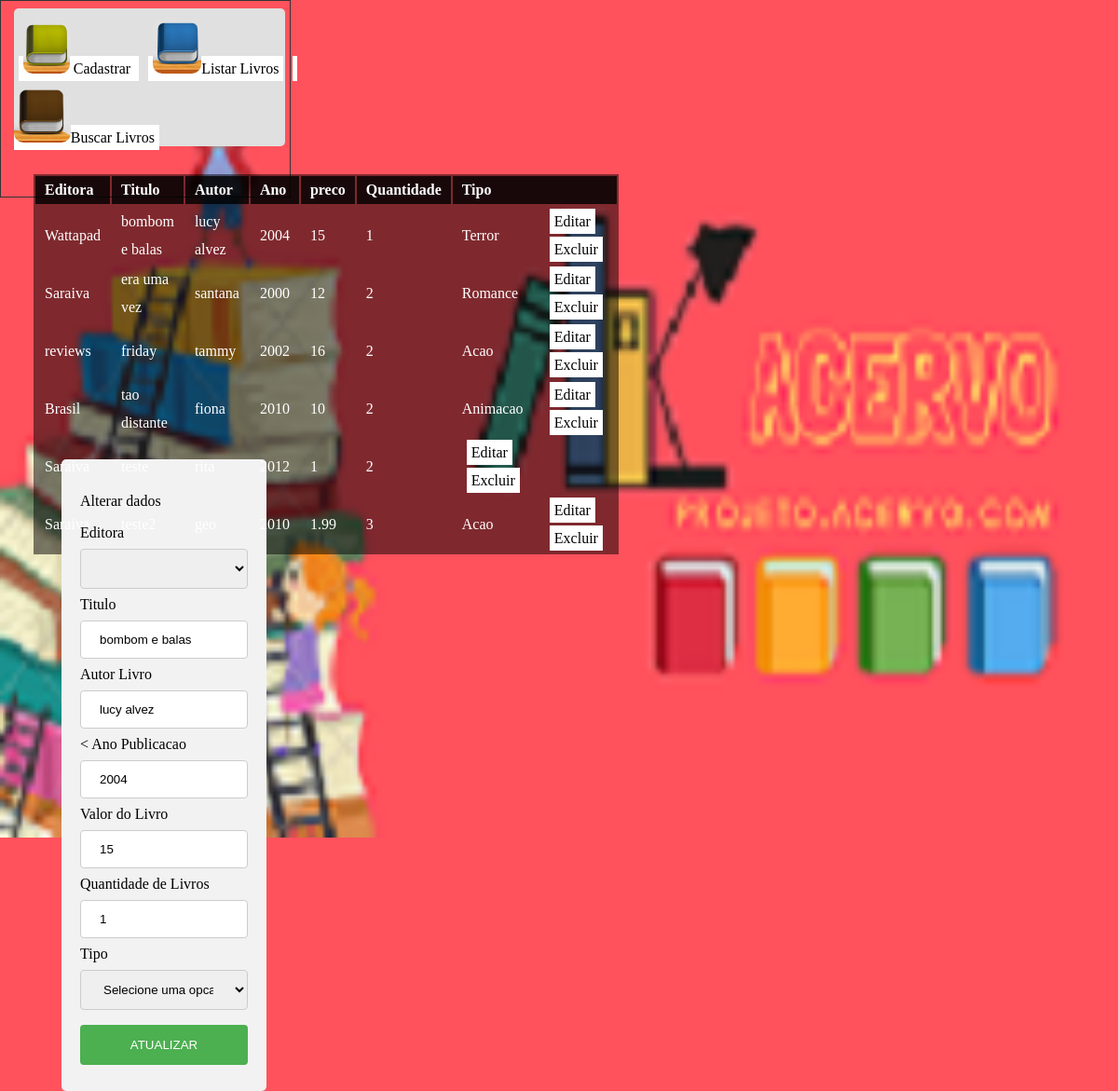
The page /paginas/pag2.php?id_up=10 on the database its author committed.
### tables this page shows
CREATE TABLE `editora` (
  `id` int(11) NOT NULL,
  `nome` varchar(60) NOT NULL
);

CREATE TABLE `acervo` (
  `id` int(11) NOT NULL,
  `idEditora` int(11) NOT NULL,
  `titulo` varchar(100) NOT NULL,
  `autor` varchar(60) NOT NULL,
  `ano` int(11) NOT NULL,
  `preco` float NOT NULL,
  `quantidade` int(11) NOT NULL,
  `tipo` int(11) NOT NULL
);

### classeinser.inc (called while the page is built, shortened)
<?php
Class inser{
	private $pdo;
	public function __construct($dbname, $host, $user, $senha)
    {
   	try{
		$this-> pdo = new PDO("mysql:dbname=".$dbname.";host=".$host,$user,$senha);
   	}
	catch(PDOException $e)
	{
		echo "Erro com banco de dados: ".$e->getMessage();
		exit();
	}
	catch(Exception $e)
	{
		echo "Erro generico: ".$e->getMessage();
		exit();
	}
}
	public function buscarDados()
	{
	$cmd=$this-> pdo->query("SELECT * FROM acervo ORDER BY titulo ");
	$res = $cmd -> fetchAll(PDO::FETCH_ASSOC);
		return $res;
	}
			public function buscarPuser()
	{
	$cmd=$this-> pdo->query("SELECT nome FROM editora");
	$res = $cmd -> fetchAll(PDO::FETCH_ASSOC);
		return $res;
	}
		public function buscarNedit($id)
	{
	$cmd=$this-> pdo->query("SELECT nome FROM editora WHERE id = $id");
	$res = $cmd -> fetchAll(PDO::FETCH_ASSOC);
		return $res;
	}
			public function buscarPval()
	{
	$cmd=$this-> pdo->query("SELECT id FROM editora");
	$res = $cmd -> fetchAll(PDO::FETCH_ASSOC);
		return $res;
	}
}
?>

### paginas/pag2.php (the view, shortened to what this page needs)
<?php
  require_once '../classeinser.inc';
  $p = new inser("pj_acervo_kaina","localhost","kaina","C0007");
?>
<!DOCTYPE html>
<html>
<head>
  <link rel="stylesheet" type="text/css" href="../estilo/estilo1.css">
   <link rel="stylesheet" type="text/css" href="../estilo/estilo2.css">
</head>
<body>
          <div class="MenuDois">
          <a id="bot" href="../index.php">
            <img class="minilivro" src="../imagem/minilivros2.jpg" height="60"/>  Cadastrar
          </a>
          <a id ="bot" href="./pag2.php">
            <img class="minilivro" src="../imagem/minilivros3.jpg" height="60"/>Listar Livros
          </a>
          <a id ="bot" href="./buscar.php">
            <img class="minilivro" src="../imagem/minilivros4.jpg" height="60"/>Buscar Livros
          </a>
          </div>
<?php
  if(isset($_GET['id_up']))
  {
    $idup = addslashes($_GET['id_up']);
    $res= $p->buscardadosacervo($idup);
  }
?>
<section id="direita">
  <table>
    <tr id="titulo">
		<td>Editora</td>
		<td>Titulo</td>
		<td>Autor</td>
		<td>Ano</td>
		<td>preco</td>
		<td>Quantidade</td>
		<td colspan="2">Tipo</td>
	</tr>
    <tr >
<?php
      $dados = $p-> buscarDados();
      if (count($dados)>0)
      {
        for ($i=0; $i < count($dados); $i++)
        {
              echo "<tr>";
              foreach ($dados[$i] as $k => $v)
              {
                      if (($k =="tipo" ))
                      {
                          switch ($v)
                          {
                              case '1':
                                   echo "<td>Romance</td>";
                              break;
                              case '2':
                                   echo "<td>Animacao</td>";
                              break;
                              case '3':
                                   echo "<td>Terror</td>";
                              break;
                              case '4':
                                   echo "<td>Acao</td>";
                              break;
                          }
                        }else if (($k =="idEditora" ))
                              {
                                $dadeditora = $p ->buscarNedit($v);
                                echo "<td>".$dadeditora [0]['nome']."</td>";
                      } else if (($k !="id" ))
                              {
                                echo "<td>".$v."</td>";
                               }
              }
?>
      <td>
            <a id="bot" href="pag2.php?id_up=<?php echo $dados[$i]['id'];?>">Editar</a>
            <a id="bot" href="pag2.php?id=<?php echo $dados[$i]['id'];?>">Excluir</a>
      </td>
<?php
      echo "</tr>";
    }
  }
  else
  {
    echo "<p id='centro'> Cadastratre!!!: <a href='index.php'>Cadastrar </p> </a>";
  }
?>
      </table>
</section>
<?php
       if(isset($res)){
  ?>
    <div id= "centro">
        <p>Alterar dados</p>
      <form method="POST">
        <label > Editora</label>
                  <select name="idedi">
                  <option></option>
          <?php
                    $dado = $p-> buscarPval();
                    $dados = $p-> buscarPuser();
                    if (count($dados)>0)
                    {
                      for ($i=0; $i < count($dado); $i++)
                      {
                         for ($i=0; $i < count($dados); $i++)
                           {
                               foreach ($dado[$i] as $s => $e)
                              {
                                   foreach ($dados[$i] as $k => $v)
                                  {
                                   echo"<option value='$e' > $v </option>";
                                   }
                              }
                           }
                      }
                    }
                ?>
              </select>
          <label >Titulo</label>
          <input type="text"
			id="titulo"
			name="titulo"
			placeholder="Digite o Titulo do livro"
			value="<?php if(isset($res)){echo $res['titulo'];}?>">
          <label >  Autor Livro </label>
          <input type="text"
			id="autor"
			name="autor"
			placeholder="Digite o nome do autor"
			value="<?php if(isset($res)){echo $res['autor'];}?>">
          < <label >Ano Publicacao</label>
          <input type="text"
			class="form-control"
			id="ano"
			name="ano"
			placeholder="Digite o ano ex.:2012"
			value="<?php if(isset($res)){echo $res['ano'];}?>">
          <label >Valor do Livro</label>
          <input type="text"
			class="form-control"
			id="valor"
			name="valor"
			placeholder="Valor do Livro ex.:1.99"
			value="<?php if(isset($res)){echo $res['preco'];}?>">
          <label >Quantidade de Livros</label>
          <input type="text"
			class="form-control"
			id="quantidade"
			name="quantidade"
			placeholder="Digite a Quantidade"
			value="<?php if(isset($res)){echo $res['quantidade'];}?>">
          <label>Tipo</label>
          <select name="tipo">
            <option selected>Selecione uma opcao</option>
          </select>
          <input type="submit" value="ATUALIZAR">
      </form>
    </div>
<?php
      }
?>
</body>
</html>

### estilo/estilo1.css (style rules this page uses)
body { margin: 0; background-image: url("../imagem/livra.png"); background-repeat:no-repeat; background-color: #ff525d; background-size: 210px 210px; width: 300px; height: 200px; border-width: 1px; padding:5px; border:1px solid #333; }
input[type=text], select { width: 100%; padding: 12px 20px; margin: 8px 0; display: inline-block; border: 1px solid #ccc; border-radius: 4px; box-sizing: border-box; }
input[type=submit] { width: 100%; background-color: #4CAF50; color: white; padding: 14px 20px; margin: 8px 0; border: none; border-radius: 4px; cursor: pointer; }
#centro { margin-top: 2%; margin-left:20%; border-radius: 5px; background-color: #f2f2f2; padding: 20px; width: 60% }

### estilo/estilo2.css (style rules this page uses)
body { margin: 0; background-image: url("../imagem/livra.png"); background-repeat:no-repeat; background-color: #ff525d; background-size: cover; }
.MenuDois { background-color: #e0e0e0; margin-top: 1%; margin-left: 3%; border-radius: 5px; width:fit-content; }
.minilivro { border-radius: 10px; margin-top: 10px; }
#direita { width: 100%; height: 300px; }
table { background-color: rgba(0,0,0,.5); width: 90%; margin:30px; }
tr { line-height: 30px; color: white; }
tr#titulo { width: 30px; font-weight: bold; background-color: rgba(0,0,0,.8); color: white; }
td { padding: 0px 10px; }
#bot { background-color: white; color: black; padding: 5px; margin: 0px 5px; text-decoration: none; cursor: pointer; }

### rows shown on the page
acervo: titulo "bombom e balas", autor "lucy alvez", ano "2004", preco "15", quantidade "1", tipo "Terror", valor "15"
editora: nome "Wattapad"
acervo: titulo "era uma vez", autor "santana", ano "2000", preco "12", quantidade "2", tipo "Romance"
editora: nome "Saraiva"
acervo: titulo "friday", autor "tammy", ano "2002", preco "16", quantidade "2", tipo "Acao"
editora: nome "reviews"
acervo: titulo "tao distante", autor "fiona", ano "2010", preco "10", quantidade "2", tipo "Animacao"
editora: nome "Brasil"
acervo: ano "2012", preco "1", quantidade "2"
acervo: titulo "teste2", ano "2010", preco "1.99", quantidade "3", tipo "Acao"
